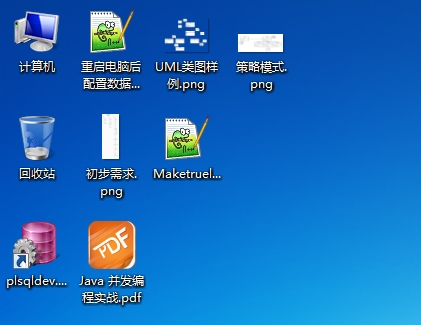
#> input picture module/test.jpg, 421 x 325 px, found by its file name
$ python moduleTest1.py test.jpg
#> lines starting #> are read from the running program, lines starting #| are printed output that depends on the picture
# -*- coding:utf-8 -*-

'a test module' #模块的文档注释，任何模块代码的第一个字符串都被视为模块的文档注释

__author__='god pan' #把作者写进去，这样当你公开源代码后别人就可以瞻仰你的大名；

import sys
def test():
    args  = sys.argv #sys模块有一个argv变量，用list存储了命令行的所有参数。argv至少有一个元素，因为第一个参数永远是该.py文件的名称
    #命令行测试，打开改文件夹，按住shift，右键点击在此打开命令行窗口，然后执行python moduleTest1.py hehe
    print(args)
    if len(args)==1:
        print('Hello world！')
    elif len(args)==2:
        print('hello,%s' % args[1])
    else:
        print('太多的参数！')

#当我们在命令行运行hello模块文件时，Python解释器把一个特殊变量__name__置为__main__，而如果在其他地方导入该hello模块时，if判断将失败，因此，这种if测试可以让一个模块通过命令行运行时执行一些额外的代码，最常见的就是运行测试。
if __name__=='__main__':
    test()

#
print('作用域：')
def _private1(name):
    return 'hello,%s' % name
def __private2(name):
    return 'hi,%s' % name
def greeting(name):
    if len(name)>3:
        return _private1(name)
    else:
        return __private2(name)
print(greeting('xiaoming'))
print(greeting('li'))

#
print('调用第三方模块生成缩略图：')
from PIL import Image
im = Image.open('D:/lifeIsTough/learnPython/module/test.jpg')
#> im is the input picture: PIL image 421x325 RGB; mean R, G, B 26, 107.9, 188
print(im.format,im.size,im.mode)
#| JPEG (421, 325) RGB
im.thumbnail((200,100))
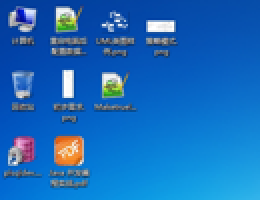
#> im: PIL image 130x100 RGB (shown 2 times larger); mean R, G, B 26, 107.9, 188
im.save('D:/lifeIsTough/learnPython/module/thumb.jpg','JPEG')
